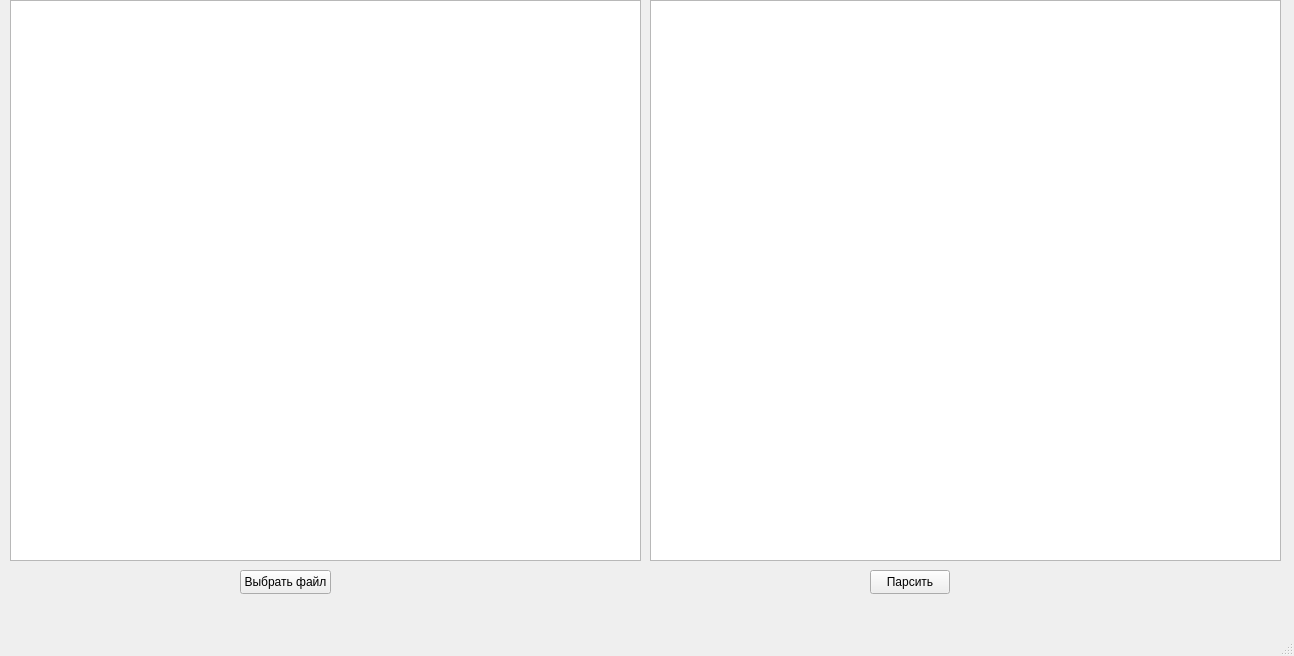
<?xml version="1.0" encoding="UTF-8"?>
<ui version="4.0">
 <class>MainWindow</class>
 <widget class="QMainWindow" name="MainWindow">
  <property name="geometry">
   <rect>
    <x>0</x>
    <y>0</y>
    <width>1294</width>
    <height>656</height>
   </rect>
  </property>
  <property name="windowTitle">
   <string>MainWindow</string>
  </property>
  <widget class="QWidget" name="centralwidget">
   <widget class="QTextEdit" name="textEdit">
    <property name="geometry">
     <rect>
      <x>10</x>
      <y>0</y>
      <width>631</width>
      <height>561</height>
     </rect>
    </property>
   </widget>
   <widget class="QTextBrowser" name="textBrowser">
    <property name="geometry">
     <rect>
      <x>650</x>
      <y>0</y>
      <width>631</width>
      <height>561</height>
     </rect>
    </property>
   </widget>
   <widget class="QPushButton" name="pushButton">
    <property name="geometry">
     <rect>
      <x>240</x>
      <y>570</y>
      <width>91</width>
      <height>24</height>
     </rect>
    </property>
    <property name="text">
     <string>Выбрать файл</string>
    </property>
   </widget>
   <widget class="QPushButton" name="pushButton_2">
    <property name="geometry">
     <rect>
      <x>870</x>
      <y>570</y>
      <width>80</width>
      <height>24</height>
     </rect>
    </property>
    <property name="text">
     <string>Парсить</string>
    </property>
   </widget>
  </widget>
  <widget class="QMenuBar" name="menubar">
   <property name="geometry">
    <rect>
     <x>0</x>
     <y>0</y>
     <width>1294</width>
     <height>21</height>
    </rect>
   </property>
  </widget>
  <widget class="QStatusBar" name="statusbar"/>
 </widget>
 <resources/>
 <connections/>
</ui>
